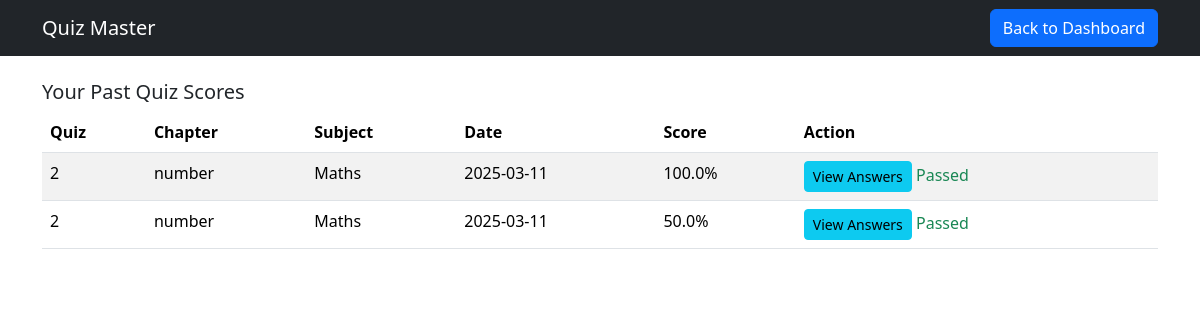
/user_scores (signed in), run on an earlier commit of the app's database.
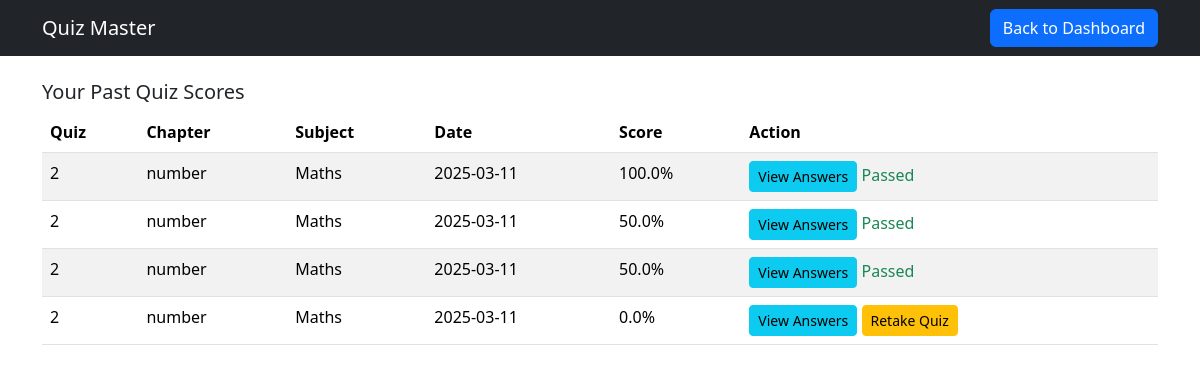
And on a later commit of the database.
### app.py (models this page shows)
class Score(db.Model):
    __tablename__ = 'score'
    ScoreID = db.Column(db.Integer, primary_key=True, autoincrement=True)
    QuizID = db.Column(db.Integer, db.ForeignKey('quiz.QuizID'), nullable=False)
    UserID = db.Column(db.Integer, db.ForeignKey('user.UserID'), nullable=False)
    TimeStamp = db.Column(db.DateTime, default=db.func.current_timestamp())  # Auto-fills time of attempt
    TotalScore = db.Column(db.Float, nullable=False)
    user = db.relationship('User', backref='scores')
    quiz = db.relationship('Quiz', backref='scores')

class Quiz(db.Model):
    __tablename__ = 'quiz'
    QuizID = db.Column(db.Integer, primary_key=True, autoincrement=True)
    Date_of_quiz = db.Column(db.Date, nullable=False)
    Time_duration = db.Column(db.String(5), nullable=False)  # Stores "HH:MM"
    Remarks = db.Column(db.String(500))
    ChapterID = db.Column(db.Integer, db.ForeignKey('chapter.ChapterID'), nullable=False)
    QuestionsR = db.relationship('Questions', backref='quiz', lazy=True)

class Chapter(db.Model):
    __tablename__ = 'chapter'
    ChapterID = db.Column(db.Integer, primary_key=True, autoincrement=True)
    Chaptername = db.Column(db.String(500), nullable=False)
    Description = db.Column(db.String(500), nullable=False)
    QuizR = db.relationship('Quiz', backref='chapter', lazy=True)
    SubjectID = db.Column(db.Integer, db.ForeignKey('subject.SubjectID'), nullable=False)
    subject = db.relationship('Subject', backref='chapters')

class Subject(db.Model):
    __tablename__ = 'subject'
    SubjectID = db.Column(db.Integer, primary_key=True, autoincrement=True)
    Subjectname = db.Column(db.String(500), nullable=False)
    Description = db.Column(db.String(500), nullable=False)

### app.py (the view)
@app.route('/user_scores')
def user_scores():
    if 'user_id' not in session:
        flash("Unauthorized access!", "danger")
        return redirect(url_for("home"))
    user_id = session['user_id']
    scores = Score.query.filter_by(UserID=user_id).all()
    for score in scores:
        score.retake_allowed = score.TotalScore < 40  # Check if score is below 40%
    return render_template("quiz_scores.html", scores=scores)

### templates/quiz_scores.html (shortened to what this page needs)
<!DOCTYPE html>
<html lang="en">
<head>
    <link href="https://cdn.jsdelivr.net/npm/bootstrap@5.3.2/dist/css/bootstrap.min.css" rel="stylesheet">
</head>
<body>
    <nav class="navbar navbar-expand-lg navbar-dark bg-dark">
        <div class="container">
            <a class="navbar-brand" href="#">Quiz Master</a>
            <a href="{{ url_for('user_dashboard') }}" class="btn btn-primary">Back to Dashboard</a>
        </div>
    </nav>
    <div class="container mt-4">
        <h5>Your Past Quiz Scores</h5>
        {% if scores %}
        <table class="table table-striped">
            <thead>
                <tr>
                    <th>Quiz</th>
                    <th>Chapter</th>
                    <th>Subject</th>
                    <th>Date</th>
                    <th>Score</th>
                    <th>Action</th>
                </tr>
            </thead>
            <tbody>
                {% for score in scores %}
                <tr>
                    <td>{{ score.quiz.QuizID }}</td>
                    <td>{{ score.quiz.chapter.Chaptername }}</td>
                    <td>{{ score.quiz.chapter.subject.Subjectname }}</td>
                    <td>{{ score.TimeStamp.date() }}</td>
                    <td>{{ score.TotalScore }}%</td>
                    <td>
                        <button class="btn btn-info btn-sm" data-bs-toggle="modal" data-bs-target="#viewAnswers{{ score.ScoreID }}">View Answers</button>
                        {% if score.TotalScore < 40 %}
                            <a href="{{ url_for('start_quiz', quiz_id=score.quiz.QuizID) }}" class="btn btn-warning btn-sm">Retake Quiz</a>
                        {% else %}
                            <span class="text-success">Passed</span>
                        {% endif %}
                    </td>
                </tr>
                {% endfor %}
            </tbody>
        </table>
        {% else %}
        <p>No quiz attempts found.</p>
        {% endif %}
    </div>
</body>
</html>

What changed in the data, as far as the page shows it:
added Score: quiz.QuizID "2", quiz.chapter.Chaptername "number", quiz.chapter.subject.Subjectname "Maths", TimeStamp "2025-03-11", TotalScore "50.0", shows "Passed"
added Score: quiz.QuizID "2", quiz.chapter.Chaptername "number", quiz.chapter.subject.Subjectname "Maths", TimeStamp "2025-03-11", TotalScore "0.0"
